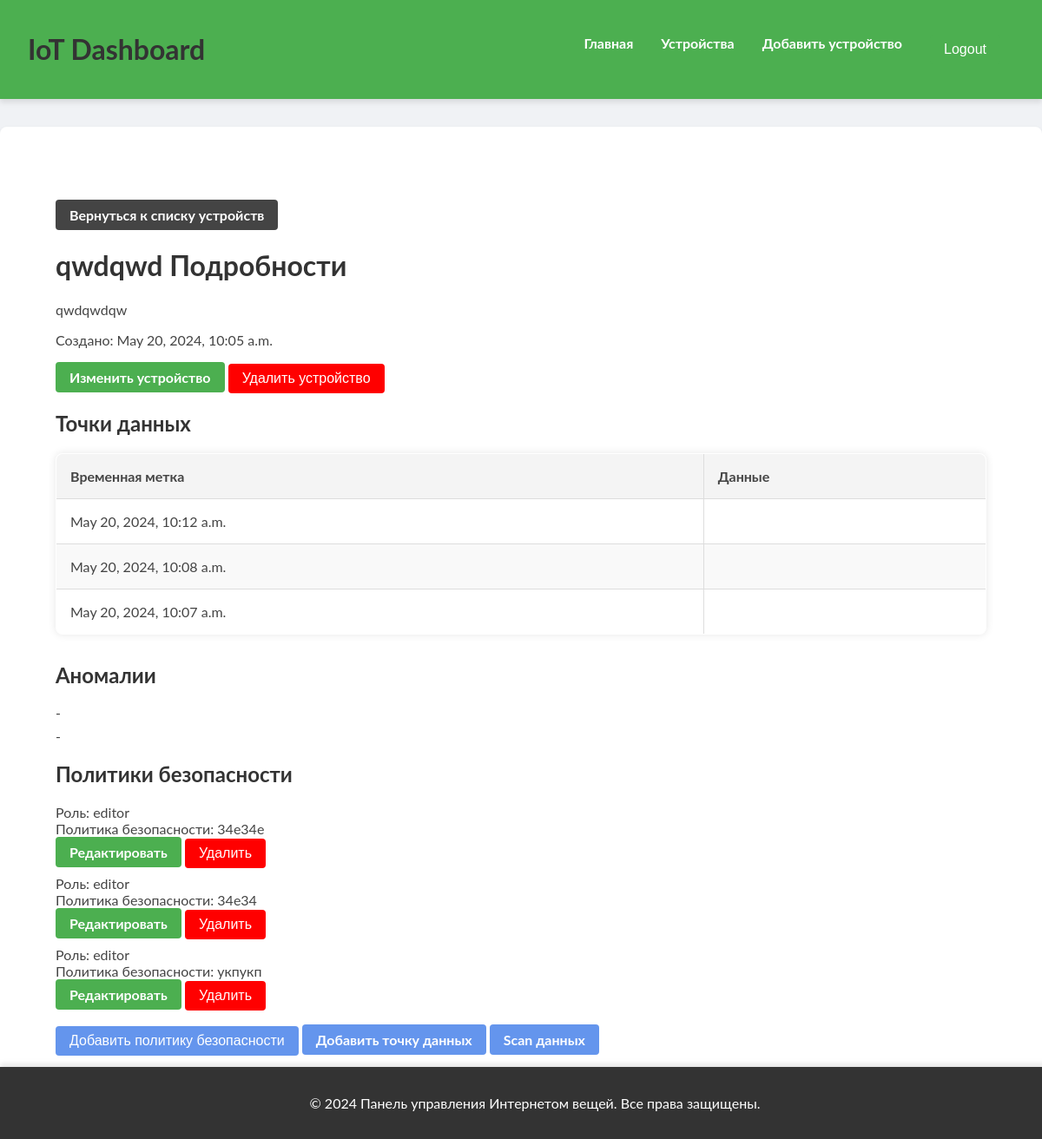
Page /devices/2/ (signed in) on the committed database.
### iot/models.py (models this page shows, shortened)
class Device(models.Model):
    name = models.CharField(max_length=100)
    device_type = models.CharField(max_length=100)
    description = models.TextField()
    created_at = models.DateTimeField(auto_now_add=True)

class DataPoint(models.Model):
    device = models.ForeignKey(Device, on_delete=models.CASCADE)
    timestamp = models.DateTimeField(auto_now_add=True)
    data = models.TextField()  # Assuming the data from devices is in JSON format

class SecurityPolicy(models.Model):
    ROLE_CHOICES = (
        ('admin', 'Admin'),
        ('editor', 'Editor'),
        ('viewer', 'Viewer'),
    )
    device = models.ForeignKey(Device, on_delete=models.CASCADE)
    role = models.CharField(max_length=10, choices=ROLE_CHOICES)
    policy = models.TextField()
    created_at = models.DateTimeField(auto_now_add=True)

### iot/views.py (the view)
# urls.py: path('devices/<int:device_id>/', device_detail, name='device_detail'),
@login_required
def device_detail(request, device_id):
    device = get_object_or_404(Device, id=device_id)
    data_points = DataPoint.objects.filter(device=device).order_by('-timestamp')[:100]
    policies = SecurityPolicy.objects.filter(device=device)
    anomalies = detect_anomalies(device)
    return render(request, 'iot/device_detail.html', {
        'device': device,
        'data_points': data_points,
        'anomalies': anomalies,
        'policies': policies
    })

### iot/analysis.py (called while the page is built)
def detect_anomalies(device):
    data_points = DataPoint.objects.filter(device=device).order_by('timestamp')
    values = np.array([float(len(dp.data)) for dp in data_points])
    if len(values) < 2:
        return [], 'Not enough data points to perform analysis.'
    mean = np.mean(values)
    std_dev = np.std(values)
    anomalies = []
    for dp in data_points:
        if abs(float(len(dp.data)) - mean) > 2 * std_dev:
            anomalies.append(dp)
    return anomalies, f'Mean: {mean}, Std Dev: {std_dev}'

### templates/iot/device_detail.html (shortened to what this page needs)
{% extends 'base.html' %}
{% block content %}
<div class="container">
<a style="background: #444444; margin-top: 20px" href="{% url 'device_list' %}" class="button secondary">Вернуться к списку устройств</a>
    <h1>{{ device.name }} Подробности</h1>
    <p>{{ device.description }}</p>
    <p>Создано: {{ device.created_at }}</p>
    <div class="btn-group">
        <a href="{% url 'edit_device' device.id %}" class="button">Изменить устройство</a>
        <form method="post" action="{% url 'delete_device' device.id %}" style="display:inline;">
            <button type="submit" style="background: red" class="button danger">Удалить устройство</button>
        </form>
    </div>
    <h2>Точки данных</h2>
    <table class="table">
        <thead>
            <tr>
                <th>Временная метка</th>
                <th>Данные</th>
            </tr>
        </thead>
        <tbody>
            {% for data_point in data_points %}
            <tr>
                <td>{{ data_point.timestamp }}</td>
                <td>{{ data_point.value }}</td>
            </tr>
            {% endfor %}
        </tbody>
    </table>
    <h2>Аномалии</h2>
    <ul>
        {% for anomaly in anomalies %}
        <li>{{ anomaly.timestamp }} - {{ anomaly.value }}</li>
        {% endfor %}
    </ul>
    <h2>Политики безопасности</h2>
    <ul>
        {% for policy in policies %}
        <li>
            Роль: {{ policy.role }}
            <br>
            Политика безопасности: {{ policy.policy }}
            <br>
            <a href="{% url 'edit_security_policy' policy.id %}" class="button">Редактировать</a>
            <form method="post" action="{% url 'delete_security_policy' policy.id %}" style="display:inline;">
                <button type="submit" class="button danger" style="background: red">Удалить</button>
            </form>
        </li>
        {% empty %}
        <li>Нет политик безопасности для этого устройства.</li>
        {% endfor %}
    </ul>
    <div class="btn-group">
         <form style="display: inline" method="post" action="{% url 'add_security_policy' device.id %}">
            <button type="submit"  style="background: cornflowerblue" class="button primary">Добавить политику безопасности</button>
        </form>
        <a href="{% url 'add_data_point' device.id %}" style="background: cornflowerblue" class="button">Добавить точку данных</a>
        <a href="{% url 'analyze_device_data' device.id %}" style="background: cornflowerblue" class="button">Scan данных</a>
    </div>
</div>
{% endblock %}

### templates/base.html (shortened to what this page needs)
<!DOCTYPE html>
<html lang="en">
<head>
    {% load static %}
    <link rel="stylesheet" href="{% static 'css/style.css' %}">
</head>
<body>
<header>
    <div class="logo">
        <h1>IoT Dashboard</h1>
    </div>
    <nav>
        <ul>
            <li><a href="{% url 'home' %}">Главная</a></li>
            <li><a href="{% url 'device_list' %}">Устройства</a></li>
            <li><a href="{% url 'add_device' %}">Добавить устройство</a></li>
            {% if user.is_authenticated %}
                    <li>
                        <form style="
    background: none;
    border: none;
    padding: 0;
" method="post" action="{% url 'logout' %}" class="logout-form">
                            <button type="submit" class="login-btn"> Logout
                            </button>
                        </form>
                    </li>
                {% else %}
                    <li><a href="{% url 'login' %}"><i class="fas fa-sign-in-alt"></i> Login</a></li>
                {% endif %}
        </ul>
    </nav>
</header>
<main>
    {% block content %}
    {% endblock %}
</main>
<footer>
    <p>&copy; 2024 Панель управления Интернетом вещей. Все права защищены.</p>
</footer>
</body>
</html>

### static/css/style.css (style rules this page uses)
body { font-family: 'Lato', sans-serif; margin: 0; padding: 0; background-color: #f0f2f5; color: #444; }
header { background-color: #4CAF50; color: white; padding: 1rem 2rem; display: flex; justify-content: space-between; align-items: center; box-shadow: 0 4px 6px rgba(0, 0, 0, 0.1); }
header nav ul { list-style: none; padding: 0; display: flex; margin: 0; }
header nav ul li { margin: 0 1rem; }
header nav ul li a { color: white; text-decoration: none; font-weight: bold; }
main { padding: 2rem; max-width: 1200px; margin: 2rem auto; background: white; box-shadow: 0 2px 4px rgba(0, 0, 0, 0.1); border-radius: 8px; }
footer { background-color: #333; color: white; text-align: center; padding: 1rem; position: fixed; width: 100%; bottom: 0; box-shadow: 0 -4px 6px rgba(0, 0, 0, 0.1); }
table { width: 100%; border-collapse: collapse; margin-bottom: 2rem; background-color: white; box-shadow: 0 0 10px rgba(0, 0, 0, 0.1); border-radius: 8px; overflow: hidden; }
table, th, td { border: 1px solid #ddd; }
th, td { padding: 1rem; text-align: left; }
th { background-color: #f4f4f4; }
h1, h2 { color: #333; }
a { color: #4CAF50; text-decoration: none; font-weight: bold; }
button { background-color: #4CAF50; color: white; padding: 0.5rem 1rem; border: none; cursor: pointer; font-size: 1rem; border-radius: 4px; transition: background-color 0.3s ease; }
ul { list-style: none; padding: 0; }
ul li { margin-bottom: 0.5rem; }
.container { max-width: 1200px; margin: 0 auto; padding: 2rem; }
form { margin: 0 auto; }
.button { display: inline-block; background-color: #4CAF50; color: white; padding: 0.5rem 1rem; border: none; cursor: pointer; font-size: 1rem; border-radius: 4px; transition: background-color 0.3s ease; }
.table { width: 100%; border-collapse: collapse; margin-bottom: 2rem; background-color: white; box-shadow: 0 0 10px rgba(0, 0, 0, 0.1); border-radius: 8px; overflow: hidden; }
.table th, .table td { padding: 1rem; text-align: left; border-bottom: 1px solid #ddd; }
.table th { background-color: #f4f4f4; }
.table tr:nth-child(even) { background-color: #f9f9f9; }
.button { display: inline-block; background-color: #4CAF50; color: white; padding: 0.5rem 1rem; border: none; cursor: pointer; font-size: 1rem; border-radius: 4px; transition: background-color 0.3s ease; text-align: center; }

### rows in the picture
Device: name "qwdqwd", description "qwdqwdqw", created_at "May 20, 2024, 10:05 a.m."
DataPoint: timestamp "May 20, 2024, 10:12 a.m."
DataPoint: timestamp "May 20, 2024, 10:08 a.m."
DataPoint: timestamp "May 20, 2024, 10:07 a.m."
SecurityPolicy: role "editor", policy "34е34е"
SecurityPolicy: role "editor", policy "34е34"
SecurityPolicy: role "editor", policy "укпукп"
